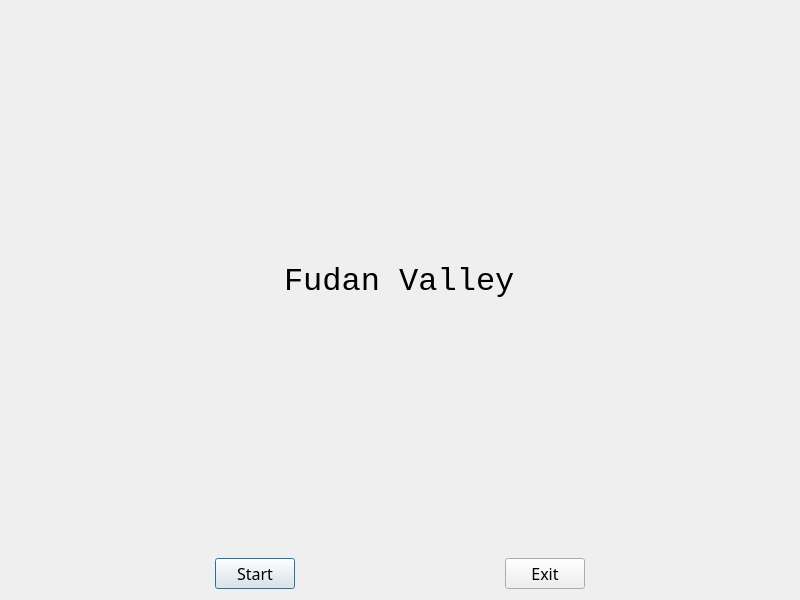
<?xml version="1.0" encoding="UTF-8"?>
<ui version="4.0">
 <class>Dialog</class>
 <widget class="QDialog" name="Dialog">
  <property name="geometry">
   <rect>
    <x>0</x>
    <y>0</y>
    <width>800</width>
    <height>600</height>
   </rect>
  </property>
  <property name="windowTitle">
   <string>Dialog</string>
  </property>
  <layout class="QVBoxLayout" name="verticalLayout">
   <item alignment="Qt::AlignHCenter">
    <widget class="QLabel" name="label">
     <property name="font">
      <font>
       <family>Consolas</family>
       <pointsize>24</pointsize>
      </font>
     </property>
     <property name="text">
      <string>Fudan Valley</string>
     </property>
    </widget>
   </item>
   <item>
    <layout class="QHBoxLayout" name="horizontalLayout">
     <item>
      <spacer name="horizontalSpacer_2">
       <property name="orientation">
        <enum>Qt::Horizontal</enum>
       </property>
       <property name="sizeHint" stdset="0">
        <size>
         <width>40</width>
         <height>20</height>
        </size>
       </property>
      </spacer>
     </item>
     <item>
      <widget class="QPushButton" name="pushButton_2">
       <property name="font">
        <font>
         <family>Agency FB</family>
         <pointsize>12</pointsize>
        </font>
       </property>
       <property name="text">
        <string>Start</string>
       </property>
      </widget>
     </item>
     <item>
      <spacer name="horizontalSpacer">
       <property name="orientation">
        <enum>Qt::Horizontal</enum>
       </property>
       <property name="sizeHint" stdset="0">
        <size>
         <width>40</width>
         <height>20</height>
        </size>
       </property>
      </spacer>
     </item>
     <item>
      <widget class="QPushButton" name="pushButton">
       <property name="font">
        <font>
         <family>Agency FB</family>
         <pointsize>12</pointsize>
        </font>
       </property>
       <property name="text">
        <string>Exit</string>
       </property>
      </widget>
     </item>
     <item>
      <spacer name="horizontalSpacer_3">
       <property name="orientation">
        <enum>Qt::Horizontal</enum>
       </property>
       <property name="sizeHint" stdset="0">
        <size>
         <width>40</width>
         <height>20</height>
        </size>
       </property>
      </spacer>
     </item>
    </layout>
   </item>
  </layout>
 </widget>
 <resources/>
 <connections>
  <connection>
   <sender>pushButton</sender>
   <signal>clicked()</signal>
   <receiver>Dialog</receiver>
   <slot>close()</slot>
   <hints>
    <hint type="sourcelabel">
     <x>539</x>
     <y>445</y>
    </hint>
    <hint type="destinationlabel">
     <x>410</x>
     <y>454</y>
    </hint>
   </hints>
  </connection>
 </connections>
</ui>
